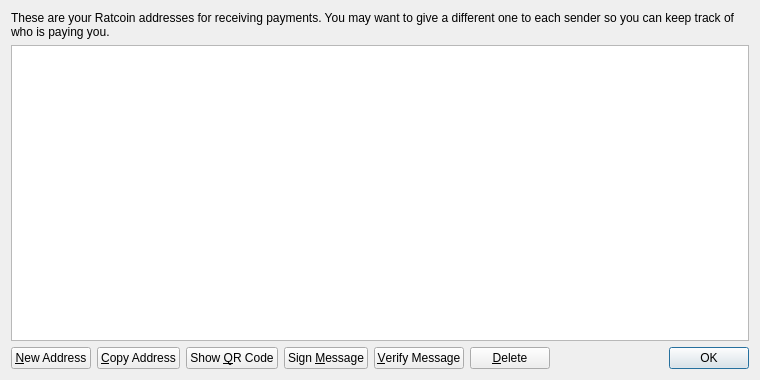
<?xml version="1.0" encoding="UTF-8"?>
<ui version="4.0">
 <class>AddressBookPage</class>
 <widget class="QWidget" name="AddressBookPage">
  <property name="geometry">
   <rect>
    <x>0</x>
    <y>0</y>
    <width>760</width>
    <height>380</height>
   </rect>
  </property>
  <property name="windowTitle">
   <string>Address Book</string>
  </property>
  <layout class="QVBoxLayout" name="verticalLayout">
   <item>
    <widget class="QLabel" name="labelExplanation">
     <property name="text">
      <string>These are your Ratcoin addresses for receiving payments. You may want to give a different one to each sender so you can keep track of who is paying you.</string>
     </property>
     <property name="textFormat">
      <enum>Qt::PlainText</enum>
     </property>
     <property name="wordWrap">
      <bool>true</bool>
     </property>
    </widget>
   </item>
   <item>
    <widget class="QTableView" name="tableView">
     <property name="contextMenuPolicy">
      <enum>Qt::CustomContextMenu</enum>
     </property>
     <property name="toolTip">
      <string>Double-click to edit address or label</string>
     </property>
     <property name="tabKeyNavigation">
      <bool>false</bool>
     </property>
     <property name="alternatingRowColors">
      <bool>true</bool>
     </property>
     <property name="selectionMode">
      <enum>QAbstractItemView::SingleSelection</enum>
     </property>
     <property name="selectionBehavior">
      <enum>QAbstractItemView::SelectRows</enum>
     </property>
     <property name="sortingEnabled">
      <bool>true</bool>
     </property>
     <attribute name="verticalHeaderVisible">
      <bool>false</bool>
     </attribute>
    </widget>
   </item>
   <item>
    <layout class="QHBoxLayout" name="horizontalLayout">
     <item>
      <widget class="QPushButton" name="newAddressButton">
       <property name="toolTip">
        <string>Create a new address</string>
       </property>
       <property name="text">
        <string>&amp;New Address</string>
       </property>
       <property name="icon">
        <iconset resource="../bitcoin.qrc">
         <normaloff>:/icons/add</normaloff>:/icons/add</iconset>
       </property>
      </widget>
     </item>
     <item>
      <widget class="QPushButton" name="copyToClipboard">
       <property name="toolTip">
        <string>Copy the currently selected address to the system clipboard</string>
       </property>
       <property name="text">
        <string>&amp;Copy Address</string>
       </property>
       <property name="icon">
        <iconset resource="../bitcoin.qrc">
         <normaloff>:/icons/editcopy</normaloff>:/icons/editcopy</iconset>
       </property>
      </widget>
     </item>
     <item>
      <widget class="QPushButton" name="showQRCode">
       <property name="text">
        <string>Show &amp;QR Code</string>
       </property>
       <property name="icon">
        <iconset resource="../bitcoin.qrc">
         <normaloff>:/icons/qrcode</normaloff>:/icons/qrcode</iconset>
       </property>
      </widget>
     </item>
     <item>
      <widget class="QPushButton" name="signMessage">
       <property name="toolTip">
        <string>Sign a message to prove you own a Ratcoin address</string>
       </property>
       <property name="text">
        <string>Sign &amp;Message</string>
       </property>
       <property name="icon">
        <iconset resource="../bitcoin.qrc">
         <normaloff>:/icons/edit</normaloff>:/icons/edit</iconset>
       </property>
      </widget>
     </item>
     <item>
      <widget class="QPushButton" name="verifyMessage">
       <property name="toolTip">
        <string>Verify a message to ensure it was signed with a specified Ratcoin address</string>
       </property>
       <property name="text">
        <string>&amp;Verify Message</string>
       </property>
       <property name="icon">
        <iconset resource="../bitcoin.qrc">
         <normaloff>:/icons/transaction_0</normaloff>:/icons/transaction_0</iconset>
       </property>
      </widget>
     </item>
     <item>
      <widget class="QPushButton" name="deleteButton">
       <property name="toolTip">
        <string>Delete the currently selected address from the list</string>
       </property>
       <property name="text">
        <string>&amp;Delete</string>
       </property>
       <property name="icon">
        <iconset resource="../bitcoin.qrc">
         <normaloff>:/icons/remove</normaloff>:/icons/remove</iconset>
       </property>
      </widget>
     </item>
     <item>
      <spacer name="horizontalSpacer">
       <property name="orientation">
        <enum>Qt::Horizontal</enum>
       </property>
       <property name="sizeHint" stdset="0">
        <size>
         <width>40</width>
         <height>20</height>
        </size>
       </property>
      </spacer>
     </item>
     <item>
      <widget class="QDialogButtonBox" name="buttonBox">
       <property name="sizePolicy">
        <sizepolicy hsizetype="Maximum" vsizetype="Fixed">
         <horstretch>0</horstretch>
         <verstretch>0</verstretch>
        </sizepolicy>
       </property>
       <property name="standardButtons">
        <set>QDialogButtonBox::Ok</set>
       </property>
      </widget>
     </item>
    </layout>
   </item>
  </layout>
 </widget>
 <resources>
  <include location="../bitcoin.qrc"/>
 </resources>
 <connections/>
</ui>
